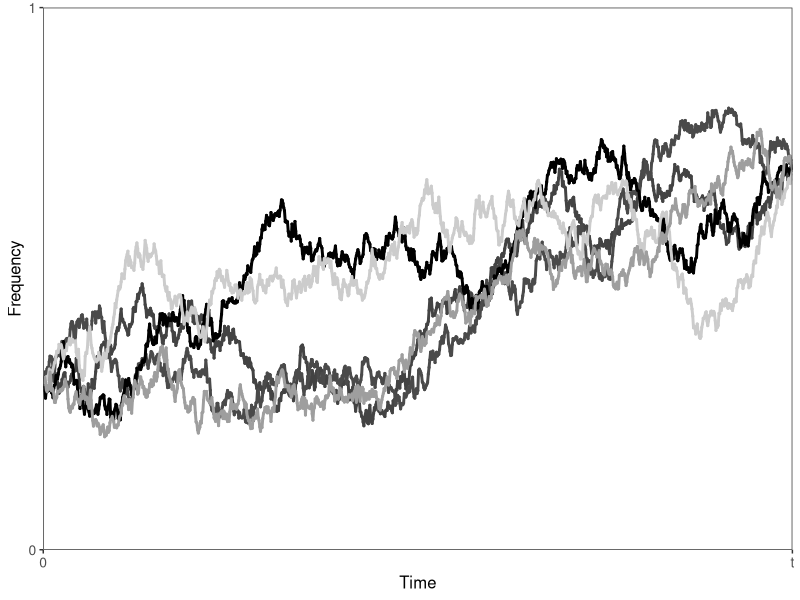
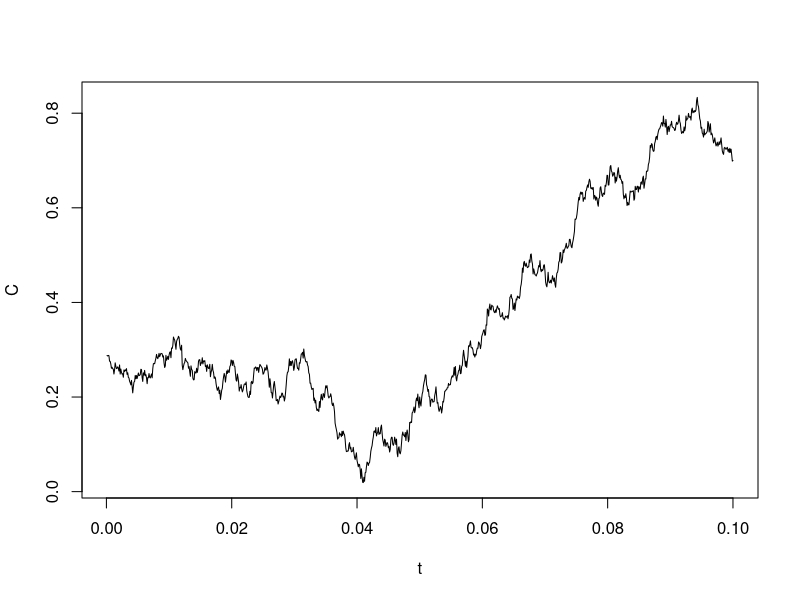
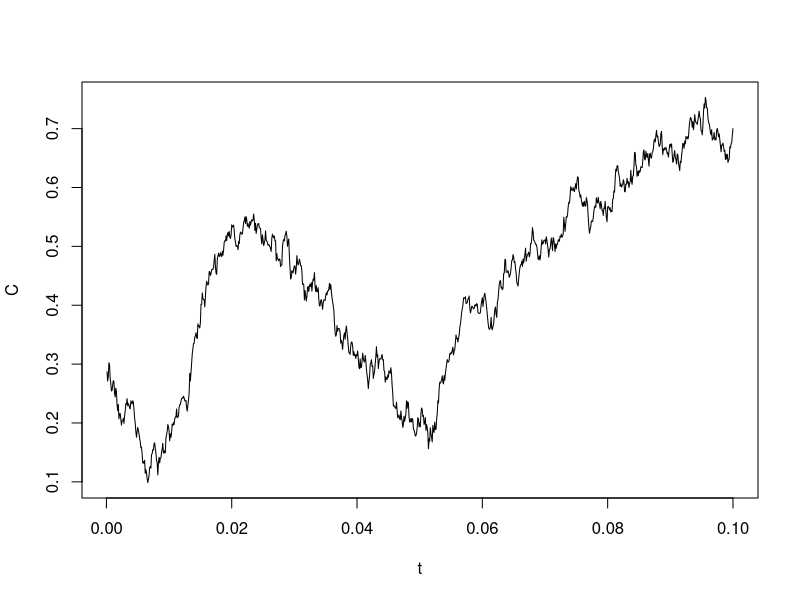
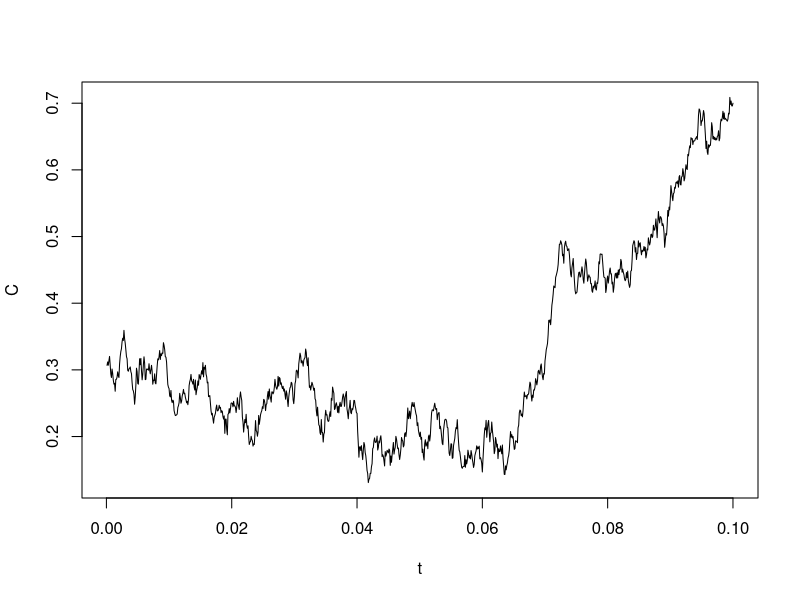
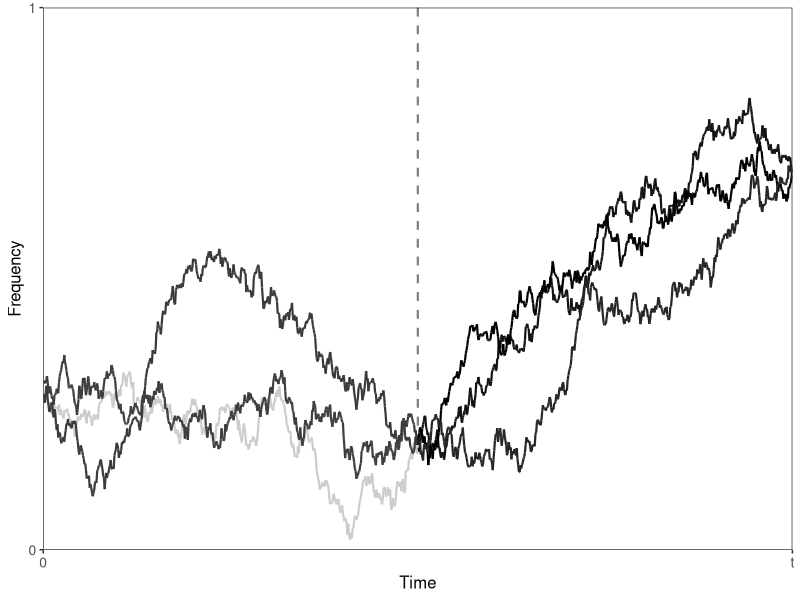

Reproduce these figures in R, in order.
library(dplyr)
library(ggplot2)
###############################################
#set parameters
dt = .0001
n = 1000
t = cumsum(rep(dt,n))

#Brownian motion
master <- data.frame()
for(rep in 1:20){
  print(rep)
  B = cumsum(rnorm(n,0,sqrt(dt)))

  C = (1-t/last(t))*0.3 + t*0.7 / last(t) + (B - t*last(B) / last(t))
  
  
  if(min(C) > 0 & max(C) < 1){
    p <- sum(log(dnorm(C[-1],
                       mean = C[-length(C)], 
                       sd = sqrt(C[-length(C)]*(1-C[-length(C)]) * dt))*dt))
    master <- dplyr::bind_rows(master,
                               data.frame(t = t,
                                          C = C,
                                          log_amp = p,
                                          rep = rep))
  }
}


master %>% filter(rep %in% sample(unique(rep),5)) %>%
  ggplot(., aes(x = t, y = C, 
                group = rep,
                color = log_amp #,
                # alpha = log_amp
                )) + 
  geom_point(size = 0.4) +
  geom_line(linewidth = 1) +  
  # geom_hline(yintercept = 1) + 
  guides(color = F,
         alpha = F) +
  scale_x_continuous(name = "Time",
                     labels = c("0","t"),
                     breaks = c(0,last(t)),
                     expand = c(0,0),
                     limits = c(0,last(t))) + 
  scale_y_continuous(name = "Frequency",
                     breaks = c(0,1),
                     expand = c(0,0),
                     limits = c(0,1)) +
  scale_colour_gradientn(colours = c("black", "grey80"),
                         trans = "reverse") +
  # scale_color_continuous(trans = "reverse")
  theme(plot.margin=unit(c(.2,.5,.2,.2),"cm")) + 
  theme_bw() + 
  theme(axis.title = element_text(size=12),
        title = element_text(size = 12),
        axis.text = element_text(size = 10),
        # axis.text.x = element_text(angle = 45, vjust = 1, hjust=1),
        legend.text = element_text(size = 8),
        legend.title = element_text(size = 10),
        legend.justification = c("right", "top"),
        legend.position = c(.99,.99),
        legend.box.background = element_rect(colour = "black"),
        legend.spacing.y = unit(0, 'cm'),
        legend.key.size = unit(0.8, "line"),
        panel.grid = element_blank(),
        strip.text = element_text(size = 12))  


################################################################


#set parameters
dt = .0001
n = 1000
t = cumsum(rep(dt,n))

#Brownian motion
master <- data.frame()
for(rep in 1:3){
  # print(rep)
  
  B1 <- cumsum(rnorm(n/2,0,sqrt(dt)))
  t1 <- t[1:500]
  
  C1 = (1-t1/last(t1))*0.3 + t1*0.2 / last(t1) + (B1 - t1*last(B1) / last(t1))
  
  B2 <- cumsum(rnorm(n/2,0,sqrt(dt)))
  t2 <- t1
  
  C2 = (1-t2/last(t2))*0.2 + t2*0.7 / last(t2) + (B2 - t2*last(B2) / last(t2))
  
  C <- c(C1,C2)
  
  plot(t,C,type = "l")
  
  if(min(C) > 0 & max(C) < 1){
    p1 <- sum(log(dnorm(C1[-1],
                       mean = C1[-length(C1)], 
                       sd = sqrt(C1[-length(C1)]*(1-C1[-length(C1)])* dt))*dt))
    
    p2 <- sum(log(dnorm(C2[-1],
                       mean = C2[-length(C2)], 
                       sd = sqrt(C2[-length(C2)]*(1-C2[-length(C2)])* dt))*dt))
    
    t2 <- t[501:1000]
    # tmp <- dplyr::bind_rows(data.frame(t = t1,
    #                                    C = C1,
    #                                    log_amp = p1,
    #                                    rep = rep,
    #                                    scats = 1),
    #                         data.frame(t = t2,
    #                                    C = C2,
    #                                    log_amp = p2,
    #                                    rep = rep,
    #                                    scats = 1))
    # master <- dplyr::bind_rows(master,
    #                            tmp)
    master <- dplyr::bind_rows(master, data.frame(t = t,
                                                  C = C,
                                                  log_amp = c(rep(p1,500),
                                                              rep(p2,500)),
                                                  rep = rep))
  }
}

print(unique(master$log_amp))
linedf <- data.frame(x = rep(t[500],2),
                     y = c(1,0.2))


master %>% # filter(rep %in% sample(unique(rep),1)) %>%
  ggplot(., aes(x = t, y = C, 
                group = rep,
                color = log_amp #,
                # alpha = log_amp
                )) + 
  # geom_point(size = 0.4) +
  geom_line(linewidth = 0.75) +
  guides(color = F,
         alpha = F) +
  scale_x_continuous(name = "Time",
                     labels = c("0","t"),
                     breaks = c(0,last(t)),
                     expand = c(0,0),
                     limits = c(0,last(t))) + 
  scale_y_continuous(name = "Frequency",
                     breaks = c(0,1),
                     expand = c(0,0),
                     limits = c(0,1)) + 
  scale_colour_gradientn(colours = c("black", "grey80"),
                         trans = "reverse") +
  theme(plot.margin=unit(c(.2,.5,.2,.2),"cm")) + 
  theme_bw() + 
  theme(axis.title = element_text(size=12),
        title = element_text(size = 12),
        axis.text = element_text(size = 10),
        # axis.text.x = element_text(angle = 45, vjust = 1, hjust=1),
        legend.text = element_text(size = 8),
        legend.title = element_text(size = 10),
        legend.justification = c("right", "top"),
        legend.position = c(.99,.99),
        legend.box.background = element_rect(colour = "black"),
        legend.spacing.y = unit(0, 'cm'),
        legend.key.size = unit(0.8, "line"),
        panel.grid = element_blank(),
        strip.text = element_text(size = 12))  +
  geom_line(data = linedf, aes(x=x,y=y), 
            inherit.aes = F,
            linetype = "dashed",
            linewidth = 0.75,
            alpha = 0.5)
















